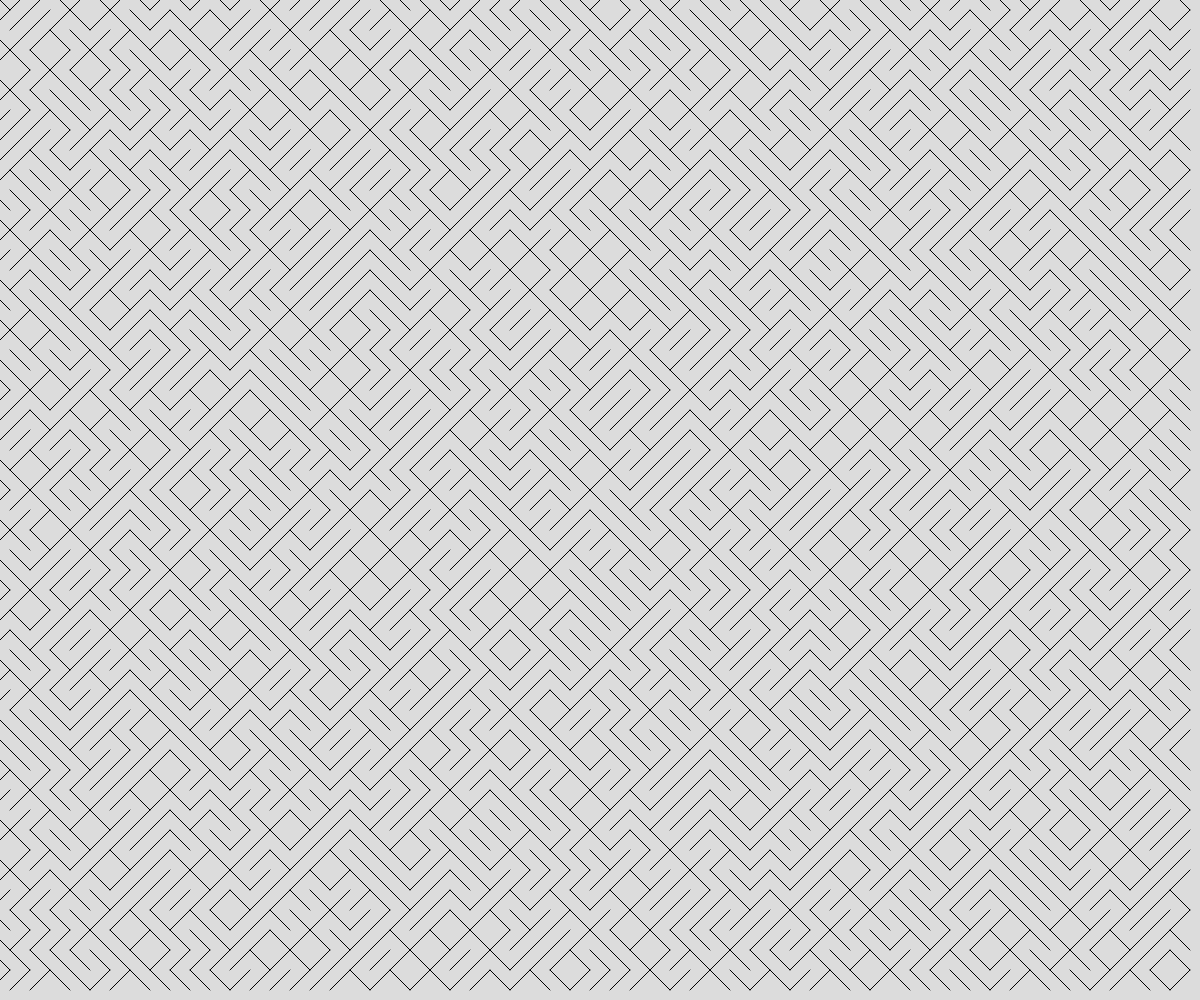
Frame 1 (no input)
Frame 60 (no input): identical to frame 1, image omitted
Frame 120 (the mouse pressed at the canvas centre since frame 60): identical to frame 1, image omitted

The p5.js sketch that drew this single still picture (run headless with seeded random() and noise() and a simulated clock; from frame 60 on, the mouse is pressed at the canvas centre):

// p5.js sketch
// ── sketch.js
// Generative Art Demo
// Oct 4, 2024

const TILE_SIZE = 20;
let tileArray = [];

function setup() {
  createCanvas(windowWidth, windowHeight);
  for (let x = 0; x < width; x += TILE_SIZE) {
    for (let y = 0; y < height; y += TILE_SIZE) {
      let someTile = spawnTile(x, y);
      tileArray.push(someTile);
    }
  }
}

function draw() {
  background(220);

  for (let myTile of tileArray) {
    line(myTile.x1,myTile.y1,myTile.x2,myTile.y2);
  }
}

function spawnTile(x, y) {
  let tile;
  let choice = random(100);

  if (choice > 50) {
    //negative slope
    tile = {
      x1: x - TILE_SIZE/2,
      y1: y - TILE_SIZE/2,
      x2: x + TILE_SIZE/2,
      y2: y + TILE_SIZE/2,
    };
  }
  else {
    //positive slope
    tile = {
      x1: x - TILE_SIZE/2,
      y1: y + TILE_SIZE/2,
      x2: x + TILE_SIZE/2,
      y2: y - TILE_SIZE/2,
    };
  }

  return tile;
}
